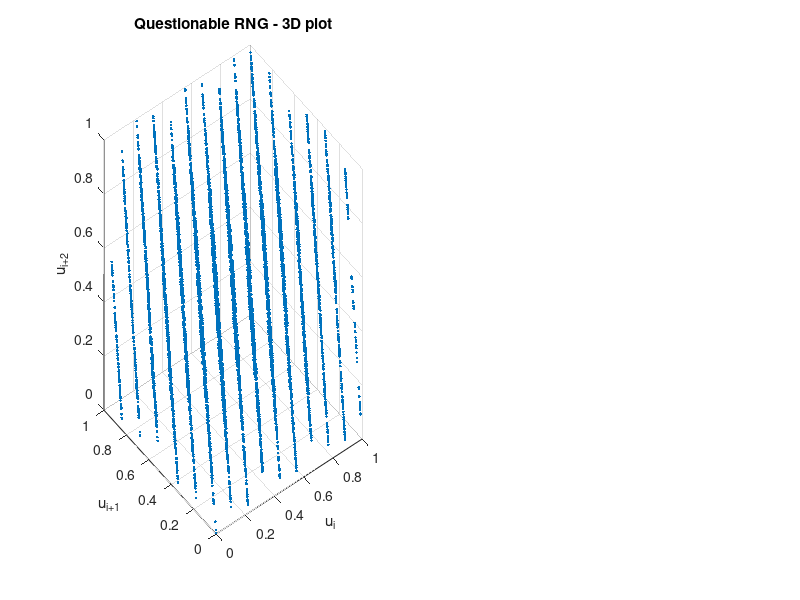

MATLAB code to generate this figure:
clear;
clc;

m = 2^48;
a = 2^24 + 3;
b = 0;

u = zeros(1, 10002); 
u(1) = 1;

for i = 1:(length(u) - 1)
    u(i+1) = mod(a*u(i) + b, m);
end

u = u / m;

figure;
subplot(1, 2, 1);
plot3(u(1:end-2), u(2:end-1), u(3:end), '.');
title('Questionable RNG - 3D plot');
xlabel('u_i');
ylabel('u_{i+1}');
zlabel('u_{i+2}');
axis([0 1 0 1 0 1]);
grid on;

check = u(3:end) == mod(6*u(2:end-1) - 9*u(1:end-2), 1);

if all(check)
    disp('The relationship holds for all generated values.');
else
    disp('The relationship does not hold for some generated values.');
end
